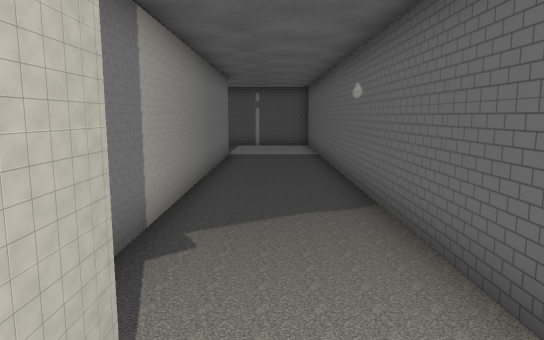
View 1 (above)

16 first-person views from a walk through a 3-D level made in the Unity game engine. The camera is 1.5 m above the floor, tilts 8° down and sees 70° across. Doors are open. The floor is counted in squares, 1 m on a side. Each view is taken from the middle of a square. On the plan, view 1 faces up. The plan holds only what a view shows up to about 17 squares ahead; the rest is blank. The place goes on beyond the plan. The player character is not drawn. Some surface patterns are stand-ins.

View 2
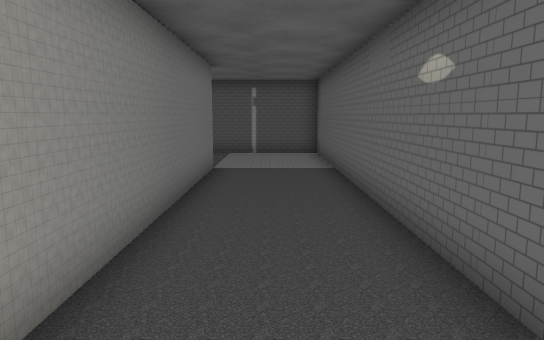

View 3
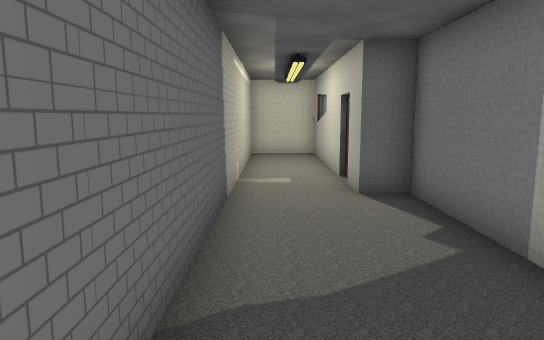

View 4
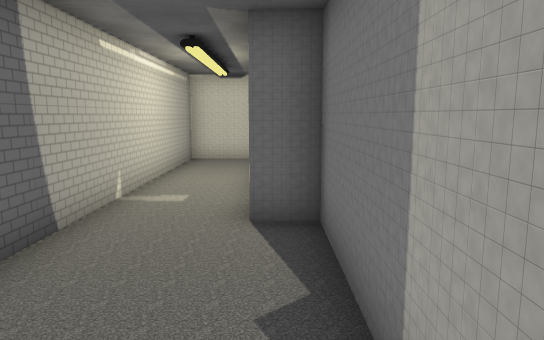

View 5
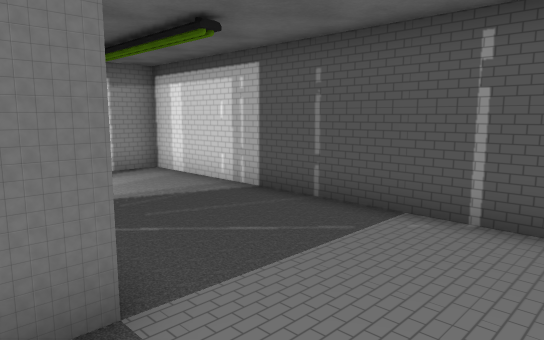

View 6
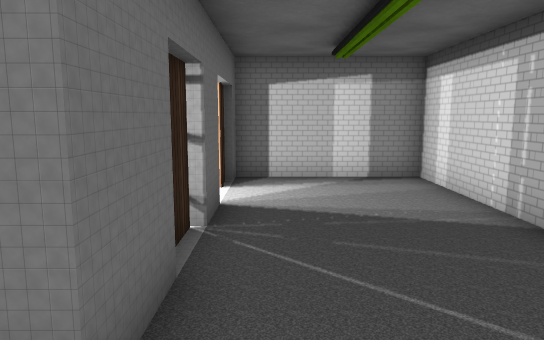

View 7
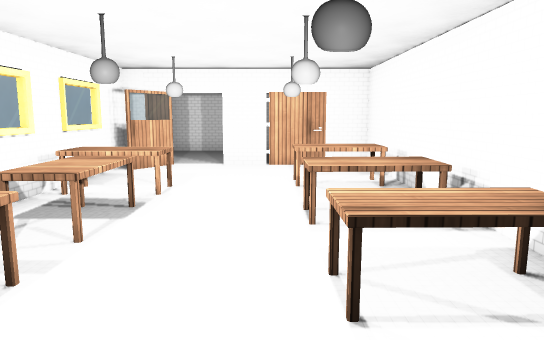

View 8
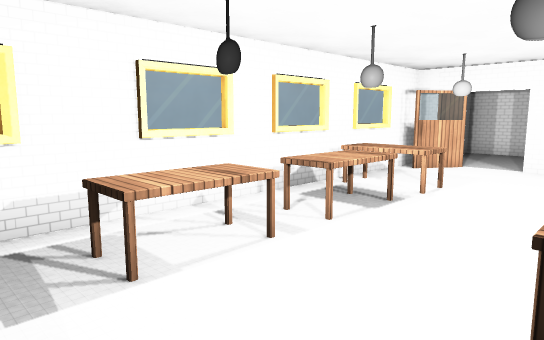

View 9
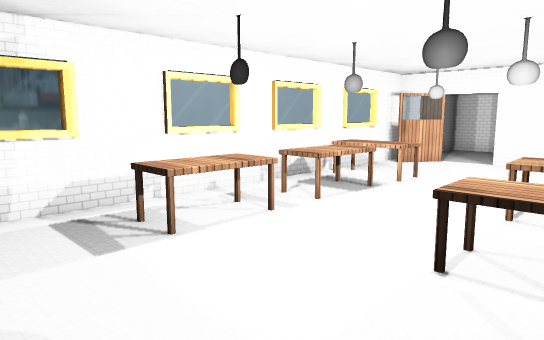

View 10
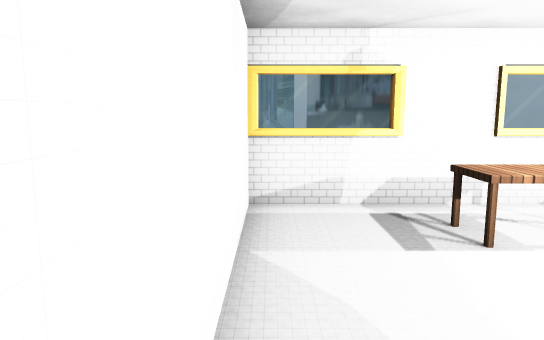

View 11
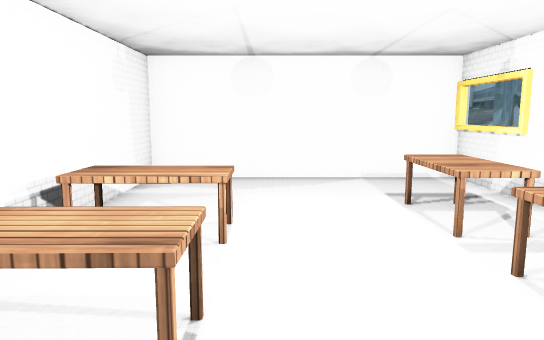

View 12
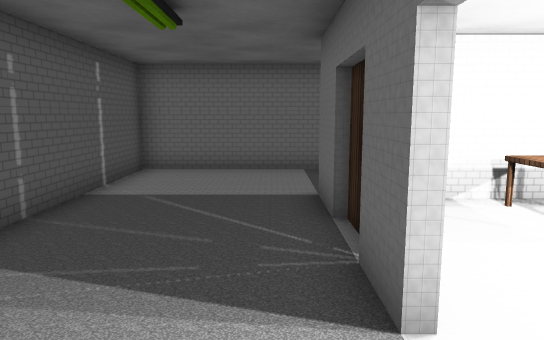

View 13
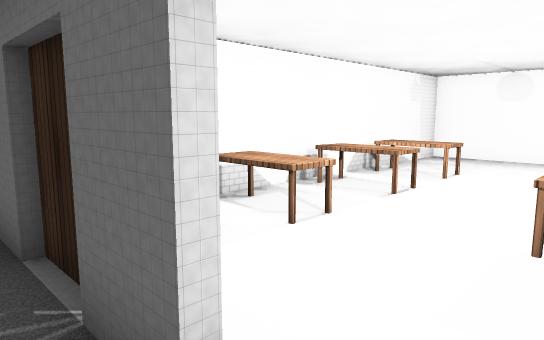

View 14
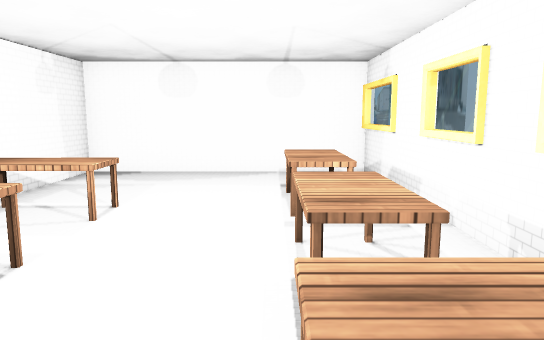

View 15
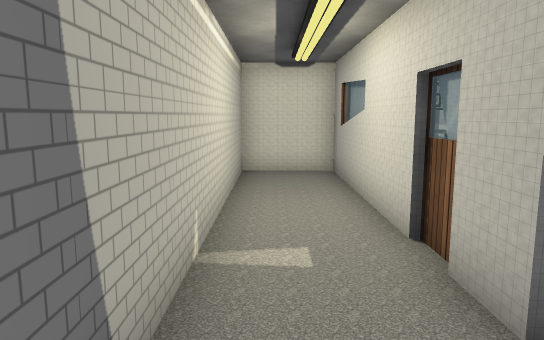

View 16
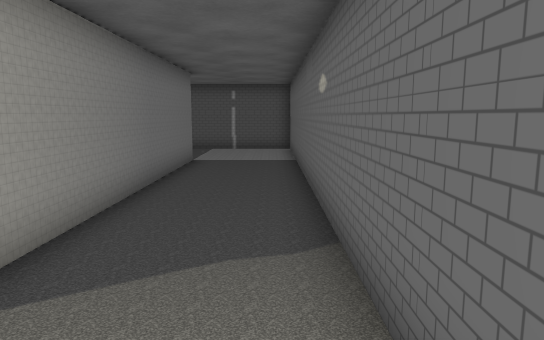

### Floor plan
Ten units are one square. View 1 is at (0, 0); x grows to the right and y downward. Boxes are objects, and circles mark ways between rooms. Rooms are numbered by the first view taken in them; rooms with no view inside come last. Other rooms are left out.
<svg viewBox="-120 -201 143 272">
<path fill="none" stroke="#000" d="M-35 -151 -17 -151 -17 -16 -7 -16 -7 -4M-51 -149 -34 -149M-65 -151 -51 -151M-7 -3 -7 66 18 66 18 -196 -95 -196 -95 -151 -87 -151M-9 0 -9 5M-9 41 -9 55M-98 -24 -107 -17M-81 -148 -95 -148 -95 -15M-80 -150 -90 -136M-98 -16 -21 -16 -21 -148 -65 -148M-111 -14 -98 -24"/>
<rect x="-115" y="-45" width="20" height="20" fill="#bbb"><title>other object</title></rect>
<rect x="-95" y="-115" width="30" height="20" fill="#bbb"><title>table</title></rect>
<rect x="-85" y="-65" width="20" height="20" fill="#bbb"><title>table</title></rect>
<rect x="-85" y="-95" width="20" height="20" fill="#bbb"><title>table</title></rect>
<rect x="-45" y="-75" width="20" height="20" fill="#bbb"><title>table</title></rect>
<rect x="-45" y="-95" width="20" height="20" fill="#bbb"><title>table</title></rect>
<rect x="-45" y="-125" width="20" height="20" fill="#bbb"><title>table</title></rect>
<circle cx="-70" cy="-150" r="3" fill="#2a7"/>
<text x="-10" y="-110">1</text>
<text x="-60" y="-80">2</text>
<text x="-110" y="-30">3</text>
</svg>
Room 1 opens to room 2.

Where each view was taken, in squares from view 1:
view 1: 0 up, 0 right, facing up
view 2: 4 up, 0 right, facing up
view 3: 9 up, 1 right, facing down
view 4: 7 up, 1 left, facing down
view 5: 14 up, 1 right, facing up-left
view 6: 16 up, 0 right, facing left
view 7: 3 up, 5 left, facing up
view 8: 3 up, 4 left, facing up-left
view 9: 2 up, 3 left, facing up-left
view 10: 2 up, 3 left, facing left
view 11: 11 up, 5 left, facing down
view 12: 16 up, 9 left, facing right
view 13: 16 up, 8 left, facing down-right
view 14: 12 up, 7 left, facing down
view 15: 4 up, 1 right, facing down
view 16: 2 up, 1 right, facing up
